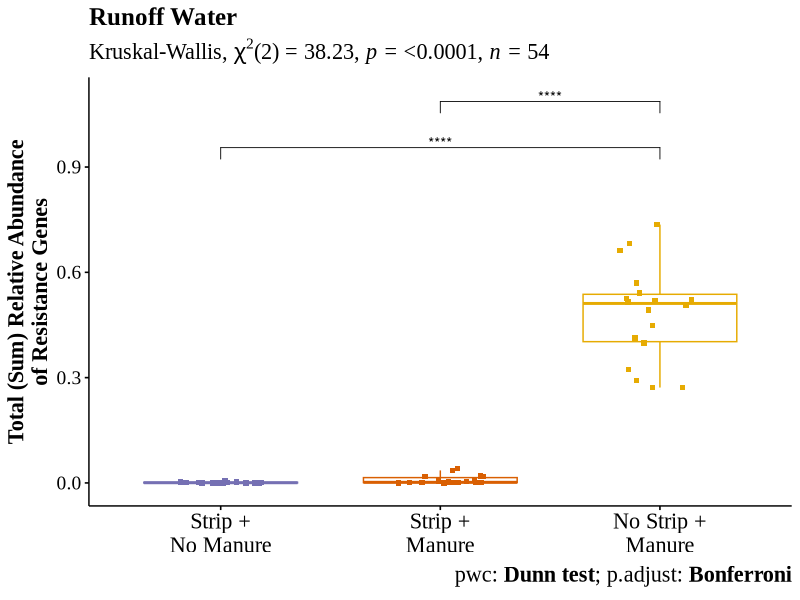
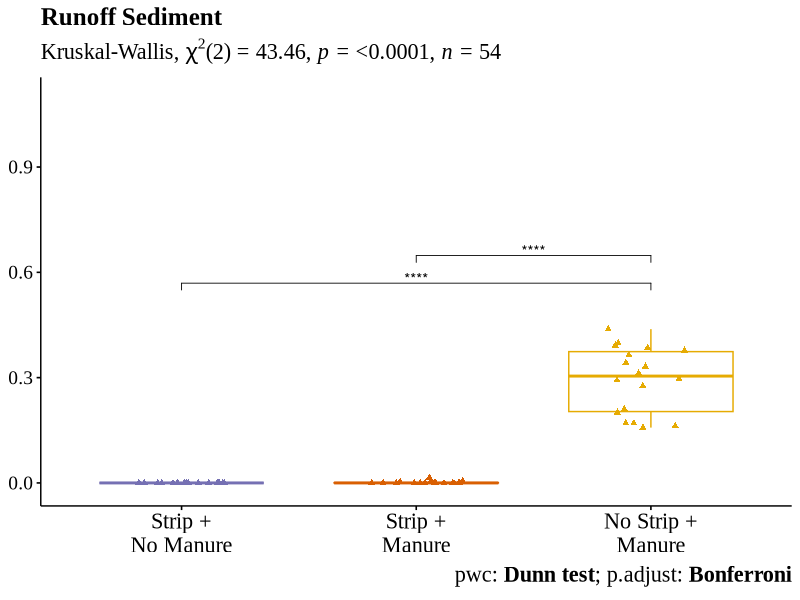
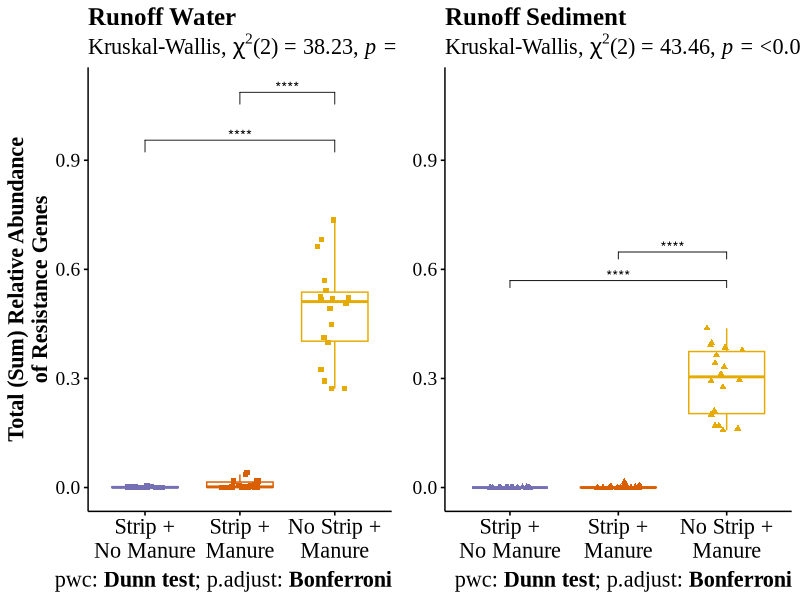
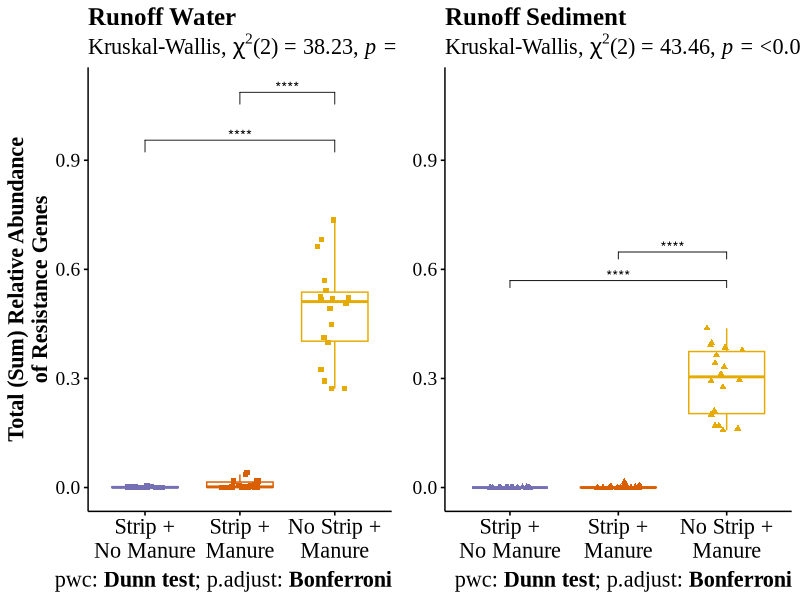

The R script that drew these images, in order:
library(readxl)
library(tidyverse)
library(ggpubr)
library(rstatix)
library(cowplot)

data <- read_excel("Armstrong_qPCR_processed.xlsx")

water <- subset(data, Matrix == "Water")
sediment <- subset(data, Matrix == "Sediment")

#Cumulative Abundance
cumulative_abundance_water <- water %>%
  group_by(Plot, Time, Treatment) %>% 
  summarise(total_sample_relative_abundance = sum(Relative_Abundance)) %>%
  ungroup() %>%
  reorder_levels(Treatment, order = c("Strip + No Manure", "Strip + Manure", "No Strip + Manure"))
cumulative_abundance_sediment <- sediment %>%
  group_by(Plot, Time, Treatment) %>% 
  summarise(total_sample_relative_abundance = sum(Relative_Abundance)) %>%
  ungroup() %>%
  reorder_levels(Treatment, order = c("Strip + No Manure", "Strip + Manure", "No Strip + Manure"))

#Kruskal-Wallis
kruskal.test(total_sample_relative_abundance ~ Treatment, data = cumulative_abundance_water)
kruskal.test(total_sample_relative_abundance ~ Treatment, data = cumulative_abundance_sediment)

#Dunn Test (Option 1)
#Code from https://www.datanovia.com/en/lessons/kruskal-wallis-test-in-r/
res.kruskal_water <- cumulative_abundance_water %>% 
  kruskal_test(total_sample_relative_abundance ~ Treatment)
res.kruskal_water

pwc_water <- cumulative_abundance_water %>% dunn_test(total_sample_relative_abundance ~ Treatment,
                                                      p.adjust.method = "bonferroni") 
pwc_water

pwc_water <- pwc_water %>% add_xy_position(x = "Treatment")

plot_water <- ggboxplot(cumulative_abundance_water, x = "Treatment", y = "total_sample_relative_abundance",
                        color  = "Treatment", palette = c("#7570B3", "#D95F02", "#E6AB02"),
                        add = "jitter", shape = 15) +
  stat_pvalue_manual(pwc_water, hide.ns = TRUE) +
  labs(subtitle = get_test_label(res.kruskal_water, detailed = TRUE),
    caption = get_pwc_label(pwc_water),
    y = "Total (Sum) Relative Abundance\nof Resistance Genes",
    title = "Runoff Water") +
  scale_x_discrete(labels = c("Strip +\nNo Manure", "Strip +\nManure", "No Strip +\nManure")) +
  ylim(-0.01, 1.1) +
  theme(plot.title = element_text(family = "Times New Roman", face = "bold", size = 18),
        plot.subtitle = element_text(family = "Times New Roman", size = 16),
        plot.caption = element_text(family = "Times New Roman", size = 16),
        axis.text.x = element_text(family = "Times New Roman", size = 16),
        axis.title.x = element_blank(),
        axis.text.y = element_text(family = "Times New Roman", size = 14),
        axis.title.y = element_text(family = "Times New Roman", face = "bold", size = 16),
        legend.position = "none")

plot_water

res.kruskal_sediment <- cumulative_abundance_sediment %>% 
  kruskal_test(total_sample_relative_abundance ~ Treatment)
res.kruskal_sediment

pwc_sediment <- cumulative_abundance_sediment %>% dunn_test(total_sample_relative_abundance ~ Treatment,
                                                            p.adjust.method = "bonferroni") 
pwc_sediment

pwc_sediment <- pwc_sediment %>% add_xy_position(x = "Treatment")

plot_sediment <- ggboxplot(cumulative_abundance_sediment, x = "Treatment", y = "total_sample_relative_abundance",
                           color  = "Treatment", palette = c("#7570B3", "#D95F02", "#E6AB02"),
                           add = "jitter", shape = 17) +
  stat_pvalue_manual(pwc_sediment, hide.ns = TRUE) +
  labs(subtitle = get_test_label(res.kruskal_sediment, detailed = TRUE),
    caption = get_pwc_label(pwc_sediment),
    title = "Runoff Sediment") +
  scale_x_discrete(labels = c("Strip +\nNo Manure", "Strip +\nManure", "No Strip +\nManure")) +
  ylim(-0.01, 1.1) +
  theme(plot.title = element_text(family = "Times New Roman", face = "bold", size = 18),
        plot.subtitle = element_text(family = "Times New Roman", size = 16),
        plot.caption = element_text(family = "Times New Roman", size = 16),
        axis.text.x = element_text(family = "Times New Roman", size = 16),
        axis.title.x = element_blank(),
        axis.text.y = element_text(family = "Times New Roman", size = 14),
        axis.title.y = element_blank(),
        legend.position = "none")

plot_sediment

combined_plot <- plot_grid(plot_water, plot_sediment, ncol = 2)

combined_plot

ggsave("figure_3.tiff", plot = combined_plot, 
       width = 13, height = 6, dpi = 500, units = c("in"))
